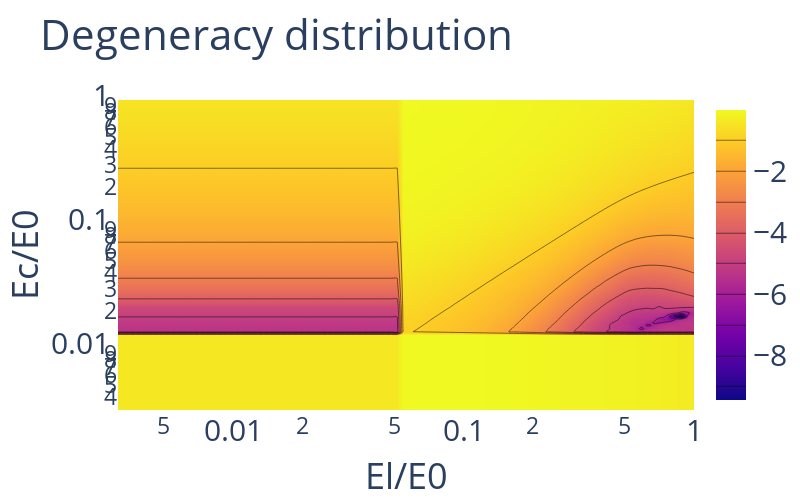

Notebook source saved alongside this figure:
### Code cell
utils.plotOptimization(LossD.transpose(),El,Ec,dict(),'Degeneracy distribution','El/E0','Ec/E0',export='pdf',
                       size=(500,800),legend=False,log=True)
